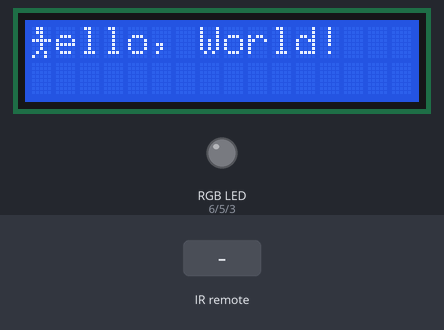
Recording of a sketch running on a simulated Arduino Uno, built with avr-gcc and run on an emulated ATmega328P. Shown: 16×2 character LCD, an RGB LED mixed from three pins (HIGH = lit). Inputs (shaded band) come from the test bench. What the sketch prints to the serial monitor is not drawn.

Above: at 1.2 s.
1.3 s: infrared code 0xFFA25D received
At 1.7 s:
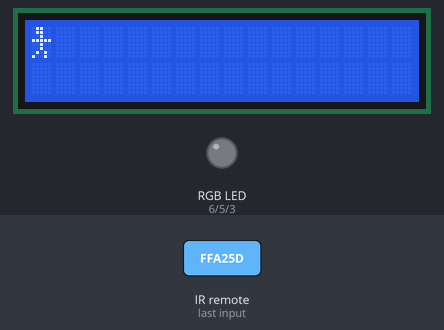
2.9 s: infrared code 0xFFC23D received
At 4.1 s:
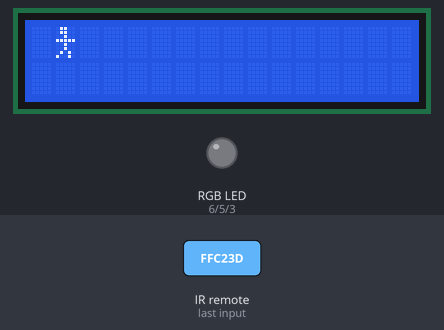
Timing chart, 0 to 5.9 s (numbered marks = the images above; inputs shaded):
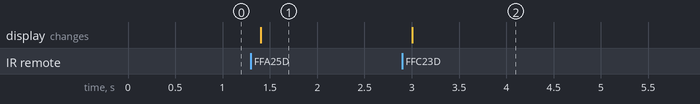

Measured:
- after the input at 1.3 s, the display: changes after 0.10 s (image 1)
- after the input at 2.9 s, the display: changes after 0.10 s (image 2)

The sketch:

LCD_IR_EXAMPLE_RGB_LED.ino
```cpp
//www.elegoo.com
//2016.12.9

/*
  LiquidCrystal Library - Hello World

 Demonstrates the use a 16x2 LCD display.  The LiquidCrystal
 library works with all LCD displays that are compatible with the
 Hitachi HD44780 driver. There are many of them out there, and you
 can usually tell them by the 16-pin interface.

 This sketch prints "Hello World!" to the LCD
 and shows the time.

  The circuit:
 * LCD RS pin to digital pin 7
 * LCD Enable pin to digital pin 8
 * LCD D4 pin to digital pin 9
 * LCD D5 pin to digital pin 10
 * LCD D6 pin to digital pin 11
 * LCD D7 pin to digital pin 12
 * LCD R/W pin to ground
 * LCD VSS pin to ground
 * LCD VCC pin to 5V
 * 10K resistor:
 * ends to +5V and ground
 * wiper to LCD VO pin (pin 3)

 */

// include the library code:

#include <LiquidCrystal.h>
#include "IRremote.h"

int receiver = 2; // Signal Pin of IR receiver to Arduino Digital Pin 11

/*-----( Declare objects for the IR)-----*/
IRrecv irrecv(receiver);     // create instance of 'irrecv'
decode_results results;      // create instance of 'decode_results'


// initialize the library with the numbers of the interface pins
LiquidCrystal lcd(7, 8, 9, 10, 11, 12);

char myActionFigure[8]{
  0x0C,
  0x0C,
  0X04,
  0X1F,
  0X04,
  0X04,
  0X0A,
  0X12
};

int col = 0; //position of custom figure
int row = 0;

#define BLUE 3
#define GREEN 5
#define RED 6

void setup() {
  // set up the LCD's number of columns and rows:
  lcd.begin(16, 2);
  // Print a message to the LCD.
  lcd.print("Hello, World!");
  lcd.createChar(0, myActionFigure);

  Serial.begin(9600);
  Serial.println("IR Receiver Button Decode");

  irrecv.enableIRIn(); // Start the receiver

  pinMode(RED, OUTPUT);
  pinMode(GREEN, OUTPUT);
  pinMode(BLUE, OUTPUT);
  digitalWrite(RED, LOW);
  digitalWrite(GREEN, LOW);
  digitalWrite(BLUE, LOW);
}

// define variables
int redValue = 0;
int greenValue = 0;
int blueValue = 0;


void loop() {
  char ch;

  if (irrecv.decode(&results)) // have we received an IR signal?
  {
    Serial.println(results.value, HEX);
    ch = translateIRtoChar(results.value);

    Serial.println(ch);
    if (ch == '>'){
      col = col + 1;
    }
    if (ch == '1'){
      redValue += 5;
      if (redValue > 255){
        redValue = 255;
      }
    }

    Serial.println(col);
    Serial.println(row);

    lcd.clear();
    irrecv.resume(); // receive the next value
    analogWrite(RED, redValue);
    analogWrite(GREEN, greenValue);
    analogWrite(BLUE, greenValue);
  }
  lcd.setCursor(col, row);
  lcd.write((char) 0);

}

char translateIRtoChar(int value) // takes action based on IR code received
{
  char answer;
  switch(value)
  {
  case 0xFFA25D: answer = 'P'; break;
  case 0xFFE21D: answer = 'F'; /*("FUNC/STOP")*/; break;
  case 0xFF629D: answer = '+';/*("VOL+");*/ break;
  case 0xFF22DD: answer = '<'; /*("FAST BACK");*/    break;
  case 0xFF02FD: answer = 'p'; break;//("PAUSE");    break;
  case 0xFFC23D: answer = '>'; break;//("FAST FORWARD");   break;
  case 0xFFE01F: answer = 'd'; break;//("DOWN");    break;
  case 0xFFA857: answer = '-'; break;//("VOL-");    break;
  case 0xFF906F: answer = 'u'; break;//("UP");    break;
  case 0xFF9867: answer = '='; break;//("EQ");    break;
  case 0xFFB04F: answer = 'r'; break;//("ST/REPT");    break;
  case 0xFF6897: answer = '0'; break;//("0");    break;
  case 0xFF30CF: answer = '1'; break;//("1");    break;
  case 0xFF18E7: answer = '2'; break;//("2");    break;
  case 0xFF7A85: answer = '3'; break;//("3");    break;
  case 0xFF10EF: answer = '4'; break;//("4");    break;
  case 0xFF38C7: answer = '5'; break;//("5");    break;
  case 0xFF5AA5: answer = '6'; break;//("6");    break;
  case 0xFF42BD: answer = '7'; break;//("7");    break;
  case 0xFF4AB5: answer = '8'; break;//("8");    break;
  case 0xFF52AD: answer = '9'; break;//("9");    break;
  case 0xFFFFFFFF: answer = 'R'; break;//(" REPEAT");break;

  default:
    answer = 'p'; break;//(" other button : ");
  //  Serial.println(results.value);

  }// End Case

  delay(100); // Do not get immediate repeat

  return answer;
}
```
